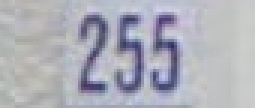
#> input picture testImages/270.png, 85 x 36 px (shown 3 times larger); its folder holds 3 pictures in this run
$ jupyter execute --allow-errors EdgeDetectionLocalization.ipynb
#> lines starting #> are read from the running program, lines starting #| are printed output that depends on the picture; after the words box and inside, x2 and y2 are one past the last pixel; in counts of white or black regions, pixels touching at a corner belong together
#> in TestImage, img is the input picture: shape (36, 85, 3); mean B, G, R 184.6, 174.9, 173.9
# Import necessary libraries

[cell 1]
import sys
import math
import cv2
import os
import json
import numpy as np
import copy
from numpy import asarray
from PIL import ImageEnhance, Image
import IPython.display as IPD

# Edge Detection
## This code provides an implementation of edge detection using OpenCV and various filters including:
    Sobel, Laplacian, HBF, SHBF, Prewitt and Scharr.

## Usage
To use this function, you need to have the OpenCV, numpy, and PIL libraries installed. You can call the EdgeDetection function by providing the path to the input image as the first argument and a Boolean value (True or False) as the second argument to specify whether to use the Canny filter or not. The output will be a window displaying the edge detected image, The output of the EdgeDetection function is a window displaying the edge detected image.

[cell 2]
# [61 lines left out: function EdgeDetection, not called in this run]

# Computing Region of Interest
This function takes an image as input and applies a rectangular bounding box to a region of interest (ROI). It can be done either automatically or manually through user input.

If automated, the code first converts the image to grayscale and applies the Canny edge detection algorithm to create a sharp image. It then finds the minimum and maximum values in the image and uses them to calculate the starting and ending points of the bounding box for the ROI. The bounding box is drawn on the original image and displayed.

If done manually, the code displays the original image and allows the user to draw a rectangular ROI using their mouse. Once the ROI is selected, the code crops the image to only include the selected region and displays the cropped image.

[cell 3]
# [40 lines left out: function ROI_MSER, not called in this run]

# Corner Detection
This function takes an image file path as input, reads the image, and then converts it to grayscale. It then applies the Canny edge detection algorithm to the grayscale image. Next, it applies the cornerHarris algorithm to the Canny edge-detected image. Finally, it overlays the original image with the detected corners in red and displays the resulting image.

[cell 4]
# [10 lines left out: function Corners, not called in this run]

# Finding an Encompassing Rectangle
The function takes in a list of rectangles (in the form of tuples with 4 values: x, y, width, height) and returns the coordinates and dimensions of a rectangle that can encompass all the input rectangles.

[cell 5]
# [18 lines left out: function find_encompassing_rect, not called in this run]

# Cropping to Region of Interest
The function takes in an image and finds its contours with Binary and Inverse Binary Thresholding then Finds and encompassing rectangle around then and crops the image to the size of it

[cell 6]
# [14 lines left out: function Crop_To_ROI, not called in this run]

# Loading DataSet
The function takes in a file path to a dataset in JSON format and uses the json library to load it into a variable called data it then returns the variable

[cell 7]
def loadDataSet(file_path: str):
    f = open(file_path, 'r')
    data = json.load(f)
    return data

# Accuracy Mode
By using harsh accuracy if we get extra bounding contours that aren't around the images we decrease accuracy
By not using harsh accuaracy we only compute the intersection over the real contours and discard the extra contours

[cell 8]
HarshAccuracy = False

# Getting Percentage of Intersection
The function takes in two lists of rectangles (in the form of tuples with 4 values: x, y, width, height) the function then draws each list on top of a black image loaded via cv2.imread('black.png', cv2.IMREAD_GRAYSCALE), The function then performs bitwise anding between them and finds the percentage of the intersection relative to the percentage of white pixels in both images

[cell 9]
# [33 lines left out: function getIntersectionPercentage, not called in this run]

# Canny Edge Detection
First thing the function does os filter the image using a bilateral Filter the function then converts the filtered image to grayscale and applies the Canny algorithm to detect edges finally the function returns the image with canny edges

[cell 10]
def CannyEdge(img, showSteps=False):
    # dst = cv2.fastNlMeansDenoisingColored(img, None, 10, 10, 7, 21)
#> called with showSteps = True
    dst = cv2.bilateralFilter(img, 9, 75, 75)

    if showSteps:
        OutImg = cv2.imencode('.png', dst)[1]
#> OutImg = 4793 values, max 255 at index 562, min 0 at index 8, mean 122.1
        IPD.display(IPD.Image(OutImg))

    gray = cv2.cvtColor(dst, cv2.COLOR_BGR2GRAY)
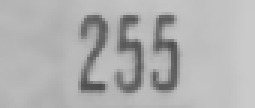
#> gray: shape (36, 85) (shown 3 times larger); min 75, max 203, mean 176.3

    if showSteps:
        OutImg = cv2.imencode('.png', gray)[1]
#> OutImg = 1686 values, max 255 at index 325, min 0 at index 8, mean 124.5
        IPD.display(IPD.Image(OutImg))

    thresh = cv2.Canny(gray, 50, 100)
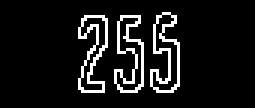
#> thresh: shape (36, 85) (shown 3 times larger); 9.2% white in thin lines or dots, all inside (x1, y1, x2, y2) = (26, 4, 60, 31)

    if showSteps:
        OutImg = cv2.imencode('.png', thresh)[1]
#> OutImg = 360 values, max 253 at index 53, min 0 at index 8, mean 117
        IPD.display(IPD.Image(OutImg))

    return thresh

# Estimating Digit Area
This function estimates the minimum and maximum areas of a digit contour in an input image based on the size of the image. The maximum digit height is assumed to be 80% of the image height, and the maximum digit width is assumed to be 90% of the image width adjusted by the maximum aspect ratio of digits 0-9. Similarly, the minimum digit height and width are assumed to be 10% of the image height and width, respectively, adjusted by the minimum aspect ratio of digits 0-9. These estimates are used to calculate the approximate minimum and maximum areas of a digit contour.

[cell 11]
def Estimate_digit_area(image_size):
    # Estimate the maximum and minimum sizes of the digits based on the image size
    max_digit_height = int(image_size[0] * 0.8)  # assume maximum digit height is 80% of the image height
    aspect_ratio = [0.38, 0.51, 0.54, 0.53, 0.55, 0.58, 0.53, 0.47, 0.57, 0.52]  # aspect ratio of digits 0-9
    # Assume maximum digit width is 90% of the image width, adjusted by the maximum aspect ratio
    max_digit_width = int(image_size[1] * 0.9 * max(aspect_ratio))
    # Assume minimum digit height is 10% of the image height
    min_digit_height = int(image_size[0] * 0.1)
    # Assume minimum digit width is 10% of the image width, adjusted by the minimum aspect ratio
    min_digit_width = int(image_size[1] * 0.1 * min(aspect_ratio))

    # Calculate the approximate maximum and minimum area of the digit contours based on the estimated sizes
    max_digit_area = (max_digit_height * max_digit_width)
    min_digit_area = (min_digit_height * min_digit_width)

    return min_digit_area, max_digit_area

# Localizing The Digits

The function LocalizeDigits takes a grayscale image containing digits as input and performs the following operations to localize the digits:
   1) Find the contours in the image using the cv2.findContours() function.
   2) Estimate the minimum and maximum areas of the digit contours based on the image size using the Estimate_digit_area()
       function.
   3) Iterate through each contour found in step 1 and check if its area falls within the estimated range of digit areas.
   4) If the area of the contour is within the estimated range, add the bounding box of the contour to the finalContours list.
   5) Return the finalContours list containing the bounding boxes of the digit contours.

[cell 12]
def LocalizeDigits(img):
    contours, _ = cv2.findContours(img, cv2.RETR_EXTERNAL, cv2.CHAIN_APPROX_SIMPLE)
#> contours = 3 contours; box (x1, y1, x2, y2) and area: (50, 4, 60, 31) 130, (38, 5, 48, 31) 122, (26, 5, 36, 31) 120
    minArea, maxArea = Estimate_digit_area(img.shape)
#> minArea = 9; maxArea = 1232
    finalContours = []
    for contour in contours:
        area = cv2.contourArea(contour)
        if minArea < area < maxArea:
            finalContours.append(cv2.boundingRect(contour))
#> this loop made 3 passes
#> area on passes 1 to 3: 122, 119.5, 130.5
#> after the loop, finalContours = [(38, 5, 10, 26), (26, 5, 10, 26), (50, 4, 10, 27)]

    return finalContours

# Localize Images and Compute Accuracy
The Function iterates through all images in the testImages folder, applies the CannyEdge and LocalizeDigits functions to each image, compares the resulting bounding boxes to the ground truth values, and calculates the intersection over union (IoU) percentage for each image. Finally, the function returns a list of IoU percentages for all images.

[cell 13]
# [30 lines left out: function LocalizeDir, not called in this run]

[cell 14]
def TestImage(imagePath):
    img = cv2.imread(imagePath)
    myOutput = LocalizeDigits(CannyEdge(img, showSteps=True))
#> myOutput has the same summary as finalContours in LocalizeDigits
    for (x, y, w, h) in myOutput:
                cv2.rectangle(img, (x, y), (x + w, y + h), (0, 255, 0), 2)
#> this loop made 3 passes
#> (x, y, h) on passes 1 to 3: (38, 5, 26), (26, 5, 26), (50, 4, 27)
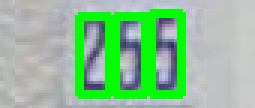
#> img: shape (36, 85, 3) (shown 3 times larger); 19.22% of pixels changed, all inside (x1, y1, x2, y2) = (25, 3, 62, 33)
    OutImg = cv2.imencode('.png', img)[1]
#> OutImg = 5355 values, max 255 at index 729, min 0 at index 8, mean 128.6
    IPD.display(IPD.Image(OutImg))

# Test Output

[cell 15]
TestImage('testImages/270.png')
TestImage('testImages/105.png')
#> call 2 of TestImage, with imagePath = 'testImages/105.png'
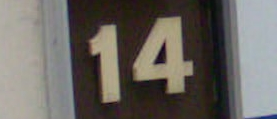
#> input picture testImages/105.png, 277 x 119 px
#> in TestImage, img is the input picture: shape (119, 277, 3); mean B, G, R 96.8, 102.3, 106.7
#> call 2 of CannyEdge, with showSteps = True
#> in CannyEdge (call 2), `gray = cv2.cvtColor(dst, cv2.COLOR_BGR2GRAY)`:
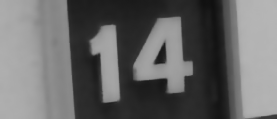
#> gray: shape (119, 277); min 16, max 182, mean 103
#> in CannyEdge (call 2), `OutImg = cv2.imencode('.png', gray)[1]`: OutImg = 13727 values, max 255 at index 1194, min 0 at index 8, mean 124.5
#> in CannyEdge (call 2), `thresh = cv2.Canny(gray, 50, 100)`:
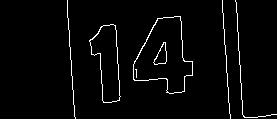
#> thresh: shape (119, 277); 2.8% white in thin lines or dots, all inside (x1, y1, x2, y2) = (67, 0, 277, 119)
#> in CannyEdge (call 2), `OutImg = cv2.imencode('.png', thresh)[1]`: OutImg = 1677 values, max 255 at index 196, min 0 at index 8, mean 114.8
#> in LocalizeDigits (call 2), `contours, _ = cv2.findContours(img, cv2.RETR_EXTERNAL, cv2.CHAIN_APPRO..`: contours = 5 contours, 3 with area under 20; largest, box (x1, y1, x2, y2) and area: (133, 16, 193, 94) 2820, (89, 24, 121, 103) 1468
#> the loop in LocalizeDigits (call 2), `for contour in contours:` made 5 passes
#> area on passes 1 to 2: 1468.5, 2820
#> in TestImage (call 2), `myOutput = LocalizeDigits(CannyEdge(img, showSteps=True))`: myOutput = [(89, 24, 32, 79), (133, 16, 60, 78)]
#> the loop in TestImage (call 2), `for (x, y, w, h) in myOutput:` made 2 passes
#> after the loop in TestImage (call 2), `for (x, y, w, h) in myOutput:`:
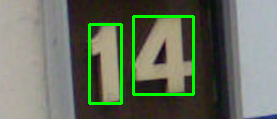
#> img: shape (119, 277, 3); 4.51% of pixels changed, all inside (x1, y1, x2, y2) = (88, 15, 195, 105)

# Compute Accuracy

#> (a cell that did not finish here is left out)
